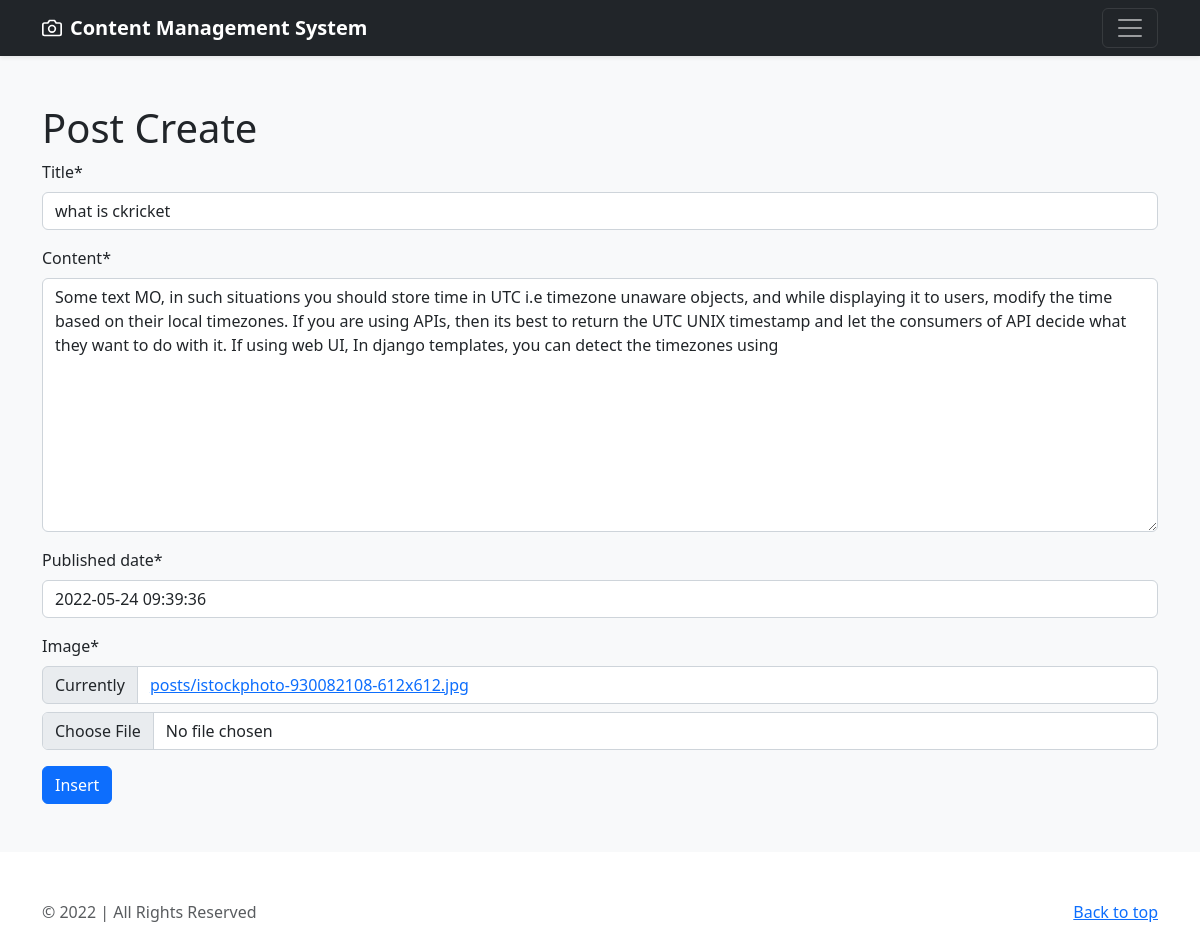
Page /editpost/1 on the committed database.
### blog/models.py (models this page shows, shortened)
class Post(models.Model):
    title = models.CharField(max_length=50)
    content = models.TextField()
    published_date = models.DateTimeField(default=timezone.now())
    image = models.ImageField(upload_to="posts/", default="posts/default.png")

### blog/views.py (the view)
# urls.py: path('editpost/<int:pk>', editpost, name="editpost"),
def editpost(request, pk):
    post = get_object_or_404(Post, pk=pk)
    if request.method == "POST":
        form = PostForm(request.POST, request.FILES, instance=post)
        if form.is_valid():
            post = form.save(commit=False)
            post.published_date = timezone.now()
            post.save()
            return redirect('post', pk=post.pk)
    else:
        form = PostForm(instance=post)
    return render(request, "blog/post_create.html", {'form': form})

### blog/forms.py
class PostForm(forms.ModelForm):
    class Meta:
        model = Post
        fields = '__all__'

### blog/templates/blog/post_create.html (shortened to what this page needs)
{% extends 'base.html' %}
{% load crispy_forms_tags %}
{% block content %}
 <div class="album py-5 bg-light">
    <div class="container">
      <div class="row g-3">
          <div class="col">
<h1>Post Create</h1>
    <form method="POST" enctype="multipart/form-data">{% csrf_token %}
    {{ form|crispy }}
        <input type="submit" class="btn btn-primary" value="Insert">
    </form>
</div>
      </div>
    </div>
 </div>
{% endblock %}

### rows in the picture
Post: title "what is ckricket", content "Some text MO, in such situations you should store time in UTC i.e timezone unaware objects, and while displaying it to users, modify the time based on their local timezones. If you are using APIs, then its best to return the UTC UNIX timestamp and let the consumers of API decide what they want to do with it. If using web UI, In django templates, you can detect the timezones using", published_date "2022-05-24 09:39:36"
